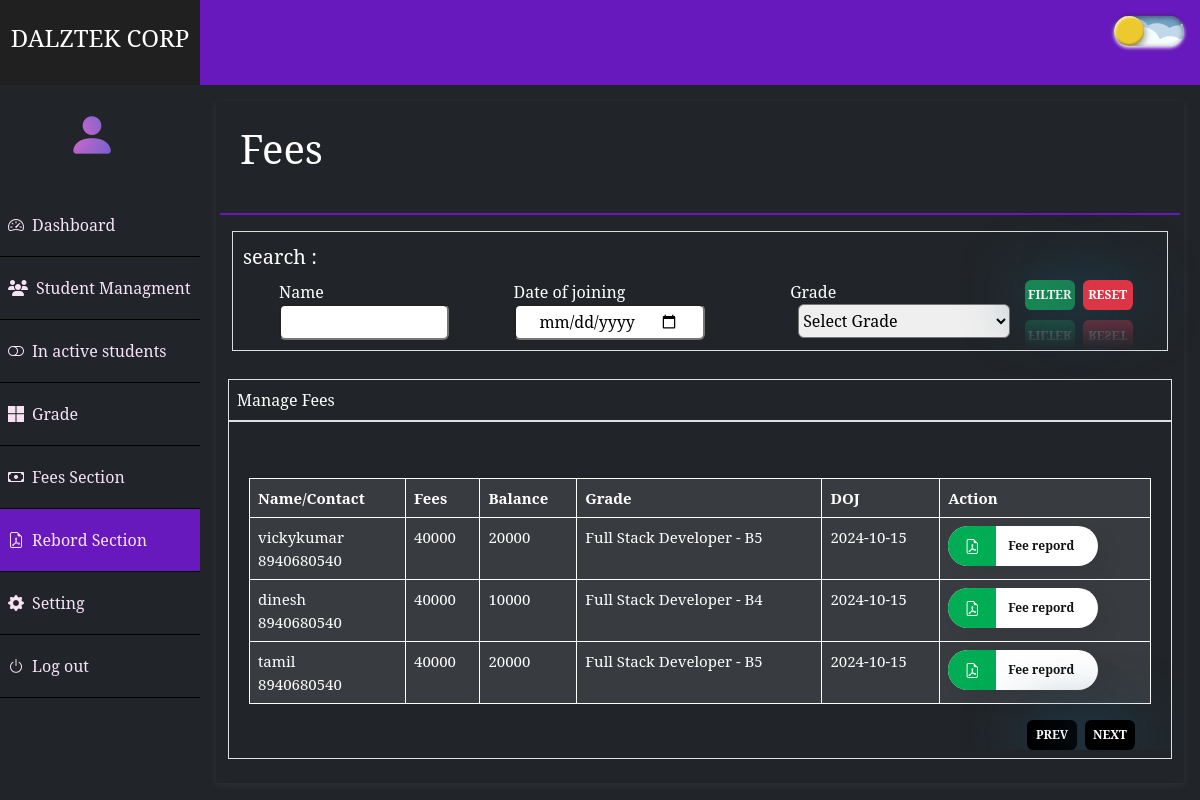
/repord.php, run on the app's committed database.
### tables this page shows
CREATE TABLE `students_managment` (
  `register_no` int(10) NOT NULL,
  `fullname` varchar(30) NOT NULL,
  `Contact` varchar(15) NOT NULL,
  `ParentContact` varchar(15) NOT NULL,
  `Aadhar` varchar(20) NOT NULL,
  `Grade` varchar(20) NOT NULL,
  `joindate` varchar(20) NOT NULL,
  `TotalFees` varchar(10) NOT NULL,
  `AdvanceFee` varchar(10) NOT NULL,
  `Balance` varchar(15) NOT NULL,
  `FeeRemark` varchar(20) NOT NULL,
  `AboutStudent` varchar(100) NOT NULL,
  `EmailId` varchar(50) NOT NULL,
  `status` varchar(20) NOT NULL
);

CREATE TABLE `fees` (
  `serialno` int(10) NOT NULL,
  `student_key` int(10) NOT NULL,
  `student_name` varchar(50) NOT NULL,
  `contect` varchar(15) NOT NULL,
  `totalfees` varchar(20) NOT NULL,
  `balance` varchar(20) NOT NULL,
  `paid` varchar(20) NOT NULL,
  `paid_date` varchar(15) NOT NULL,
  `remark` varchar(50) NOT NULL
);

CREATE TABLE `grade` (
  `primekey` int(10) NOT NULL,
  `grade` varchar(50) NOT NULL,
  `details` varchar(150) NOT NULL,
  `date` int(11) NOT NULL
);

### connection.php (called while the page is built, shortened)
<?php
class database {
    public function __construct($server, $username, $password, $databasename) {
        $this->con = new mysqli($server, $username, $password, $databasename);
        return $this->con;
    }
}
$conneection = new database("localhost", "root", "", "student_managment");
?>
<?php
class selectform
{
    public function selecttabel($con, $selecttable, $searchTerm = null, $fullname = null) {
        $this->con = $con;
        $selectsql = "SELECT * FROM $selecttable";
        if ($searchTerm) {
            $selectsql .= " WHERE $fullname LIKE '%$searchTerm%' OR $fullname = '$searchTerm' ";
        }
        $selectresult = $this->con->query($selectsql);
        return $selectresult;
    }
}
$selectquery = new selectform();
class jionselect {
    public function joinselect($con, $table1, $table2, $joinColumn1, $joinColumn2, $filters = [],$onlyActive) {
        $whereClause = [];
        $whereSQL = '';
        $sql = "SELECT students_managment.*, grade.grade
                FROM $table1
                JOIN $table2 ON $table1.$joinColumn1 = $table2.$joinColumn2
                $whereSQL";
        return $con->query($sql);
    }
}
?>

### repord.php (the view, shortened to what this page needs)
<!DOCTYPE html>
<html lang="en">
<head>
</head>
<body>
  <div class="container-fluid g-0">
    <?php
    include "header.php";
    include "connection.php";
    ?>
    <div class="row g-0 p-0">
      <div class="col-lg-2 col-12 bg-dark g-0">
        <nav class="navbar navbar-expand-sm bg-dark navbar-dark">
          <div class="collapse navbar-collapse" id="collapsibleNavbar">
            <ul class="navbar-nav flex-column text-center text-lg-start " style="width: 100%;">
              <div class="navbar-brand text-center admin">
                <i class="bi bi-person-fill gradient-text" style="font-size:50px;"></i>
              </div>
              <li class="nav-item ">
                <a class="nav-link" href="index.php"><i class="bi bi-speedometer2 pe-2"></i>Dashboard</a>
              </li>
              <li class="nav-item ">
                <a class="nav-link" href="student_managment.php"><i class="fa-solid fa-users pe-2"></i>Student Managment</a>
              </li>
              <li class="nav-item ">
                <a class="nav-link" href="inactive.php"><i class="bi bi-toggle-off pe-2"></i>In active students</a>
              </li>
              <li class="nav-item ">
                <a class="nav-link" href="grade.php"><i class="bi bi-microsoft pe-2"></i>Grade</a>
              </li>
              <li class="nav-item ">
                <a class="nav-link" href="fees.php"><i class="bi bi-cash pe-2"></i>Fees Section</a>
              </li>
              <li class="nav-item active">
                <a class="nav-link" href="repord.php"><i class="bi bi-file-earmark-pdf pe-2"></i>Rebord Section</a>
              </li>
              <li class="nav-item ">
                <a class="nav-link" href="setting.php"><i class="bi bi-gear-fill pe-2"></i>Setting</a>
              </li>
              <li class="nav-item ">
                <a class="nav-link" href="logout.php"><i class="bi bi-power pe-2"></i>Log out</a>
              </li>
            </ul>
          </div>
        </nav>
      </div>
      <div class="col-lg-10 col-12 p-lg-3  ms-lg-0">
        <div class="col-12 p-3" style="height:100%;box-shadow: rgba(99, 99, 99, 0.2) 0px 2px 8px 0px;">
          <div class="row p-2" style="border-bottom:2px solid #6719BD">
            <div class="col-9">
              <p class="h1 pb-4 dask">Fees</p>
            </div>
          </div>
          <div class="row g-0 mt-3">
            <form method="POST" action="">
              <fieldset>
                <legend style="font-size: 20px;">search :</legend>
                <div class="row">
                  <div class="form-group col-lg-3 col-12 ps-lg-5">
                    <label for="name">Name</label>
                    <input type="text" name="name" class="ps-1 py-1 rounded" style="width:170px" value="<?php echo isset($_POST['name']) ? $_POST['name'] : ''; ?>">
                  </div>
                  <div class="form-group col-lg-4 col-12 ps-lg-5 mt-2 mt-lg-0 ">
                    <label for="doj">Date of joining</label>
                    <input type="date" name="doj" class="px-4 py-1 rounded" value="<?php echo isset($_POST['doj']) ? $_POST['doj'] : ''; ?>">
                  </div>
                  <div class="form-group col-lg-3 col-12  mt-2 mt-lg-0">
                    <label for="grade">Grade</label>
                    <select name="grade" class="py-1 rounded ms-2" style="border-radius:20px">
                      <option value="">Select Grade</option>
                    </select>
                  </div>
                  <div class="form-group col-2 mt-2 mt-lg-0">
                    <div class="pagination">
                      <button type="submit" class="btn btnprev px-0 text-white bg-success" style="width:50px;font-size:12px">Filter</button>
                      <button type="reset" class="btn btnprev px-0 ms-2 text-white bg-danger" style="width:50px;font-size:12px" onclick="window.location.href = window.location.pathname;">Reset</button>
                    </div>
                  </div>
                </div>
              </fieldset>
            </form>
          </div>
          <div class="row p-2">
            <div class="col-12 p-2 border">
              Manage Fees
            </div>
            <div class="col-12 p-2 border">
              <div class="row">
                <div class="col-12 px-4 table-responsive" style="font-size:15px">
                  <table class="table tablecolor mt-5">
                    <thead>
                      <tr>
                        <th scope="col">Name/Contact</th>
                        <th scope="col">Fees</th>
                        <th scope="col">Balance</th>
                        <th scope="col">Grade</th>
                        <th scope="col">DOJ</th>
                        <th scope="col">Action</th>
                      </tr>
                    </thead>
                    <div class="content activepage">
                      <tbody>
                        <?php
                        $filters = [
                          'name' => isset($_POST['name']) ? $_POST['name'] : '',
                          'doj' => isset($_POST['doj']) ? $_POST['doj'] : '',
                         'grade' => isset($_POST['grade']) ? $_POST['grade'] : ''
                        ];
                        $onlyActive = false;
                        $joinquery = new jionselect();
                        $joinqueryfetch = $joinquery->joinselect($conneection->con, 'students_managment', 'grade', 'Grade', 'primekey', $filters,$onlyActive);
                        ?>
                        <?php
                        if ($joinqueryfetch->num_rows > 0) {
                          while ($joinrow = $joinqueryfetch->fetch_assoc()) {
                            $user_key = $joinrow['register_no'];
                            $selectresult = $selectquery->selecttabel($conneection->con, 'fees', $user_key, 'student_key');
                            $lastRow = null;
                            while ($row = $selectresult->fetch_assoc()) {
                              $lastRow = $row;
                            }
                            $balanceToShow = isset($lastRow) ? $lastRow['balance'] : $joinrow['Balance'];
                        ?>
                            <tr>
                              <td><?php echo $joinrow['fullname'] . "<br>" . $joinrow['Contact']; ?></td>
                              <td><?php echo $joinrow['TotalFees']; ?></td>
                              <td><?php echo  $balanceToShow; ?></td>
                              <td><?php echo $joinrow['grade']; ?></td>
                              <td><?php echo $joinrow['joindate']; ?></td>
                              <td>
                                <a href="repordshow.php?registerno=<?php echo $joinrow['register_no']; ?>">
                                  <button class="button buttonmodel" data-bs-target="#myModal" data-bs-toggle="modal" style="--clr: #00ad54;">
                                    <div class="button-content">
                                      <div class="button__icon">
                                        <i class="bi bi-file-earmark-pdf text-white"></i>
                                      </div>
                                      <span class="button__text" style="font-size:12px">Fee repord</span>
                                    </div>
                                  </button></a>
                              </td>
                            </tr>
                        <?php
                          }
                        }
                        ?>
                      </tbody>
                    </div>
                  </table>
                  <div class="row d-flex justify-content-end pe-3 ">
                    <div class="pagination justify-content-end">
                      <button class="btn btnprev px-0 text-white bg-black" onclick="prevPage()" style="width:50px;font-size:12px">prev</button>
                      <button class="btn btnprev px-0 ms-2 text-white bg-black" onclick="nextPage()" style="width:50px;font-size:12px">next</button>
                    </div>
                  </div>
                </div>
              </div>
            </div>
          </div>
        </div>
      </div>
    </div>
  </div>
</body>
</html>

### repord.php (style rules this page uses)
.buttonmodel { text-decoration: none; line-height: 1; border-radius: 1.5rem; overflow: hidden; position: relative; box-shadow: 10px 10px 20px rgba(0, 0, 0, .05); background-color: #fff; color: #121212; border: none; cursor: pointer; }
.button-content { display: flex; align-items: center; font-weight: 600; position: relative; overflow: hidden; }
.button__icon { width: 48px; height: 40px; background-color: var(--clr); display: grid; place-items: center; }
.button__text { display: inline-block; transition: color .2s; padding: 2px 1.5rem 2px; padding-left: .75rem; overflow: hidden; white-space: nowrap; text-overflow: ellipsis; max-width: 150px; }

### style.php (style rules this page uses)
* { margin: 0px; padding: 0px; box-sizing: border-box; }
:root { --black: black; --white: rgb(255, 238, 238); --bg-color: #212529 ; --text-color: white ; }
body { background-color: var(--bg-color); color: var(--text-color); }
.dask { color: var(--text-color); }
fieldset { border: 1px solid #ddd; padding: 10px; margin-bottom: 20px; }
.tablecolor thead th, .tablecolor tbody td { background-color: rgba(255, 255, 255, 0.1) !important; color: var(--text-color); }
.btnprev { font-size: 1.2rem; border: none; outline: none; border-radius: 0.4rem; cursor: pointer; text-transform: uppercase; background-color: rgb(14, 14, 26); color: rgb(234, 234, 234); font-weight: 700; transition: 0.6s; box-shadow: 0px 0px 60px #1f4c65; -webkit-box-reflect: below 10px linear-gradient(to bottom, rgba(0, 0, 0, 0.0), rgba(0, 0, 0, 0.4)); }
table tr,th,td { border: 1px solid var(--text-color); }

### header.php (style rules this page uses)
nav ul li { padding: 11px 0; border-bottom: 1px solid black; }
nav ul li a { color: #F6E2F1 !important; }
a { text-decoration: none; color: white !important; }
.active { background-color: #6719BD; }
.gradient-text { font-size: 24px; background: radial-gradient(circle farthest-corner at 3.2% 49.6%, #D869CA, #5B5ECF); -webkit-background-clip: text; -webkit-text-fill-color: transparent; background-clip: text; color: transparent; }
body { font-family: "Noto Serif", serif; font-optical-sizing: auto; font-weight: weight; font-style: normal; font-variation-settings: "wdth" 100; }

### data on the page
students_managment: fullname "vickykumar", Contact "8940680540", TotalFees "40000", fees.balance "20000", grade.grade "Full Stack Developer - B5", joindate "2024-10-15"
students_managment: fullname "dinesh", Contact "8940680540", TotalFees "40000", fees.balance "10000", grade.grade "Full Stack Developer - B4", joindate "2024-10-15"
students_managment: fullname "tamil", Contact "8940680540", TotalFees "40000", fees.balance "20000", grade.grade "Full Stack Developer - B5", joindate "2024-10-15"
